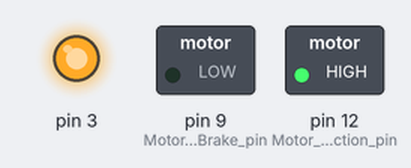
Recording of a sketch running on a simulated Arduino Uno, built with avr-gcc and run on an emulated ATmega328P. Parts: switched loads named in the sketch (green lamp = pin HIGH), output pins drawn as LEDs (lit = HIGH).

Above: at 0.05 s.
At 3.95 s:
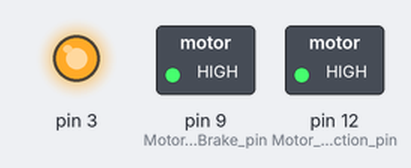
At 5.95 s:
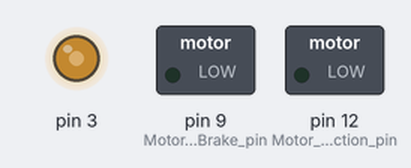
At 7.95 s:
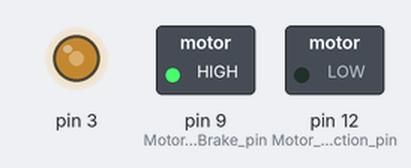
Timing chart, 0 to 10.4 s (numbered marks = the images above):
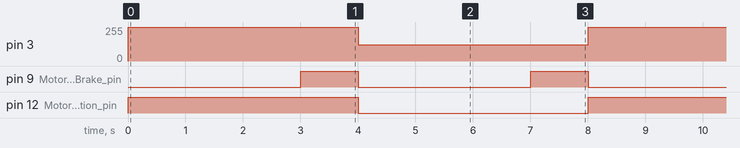

Measured:
- by itself, pin 3: alternates 255/255 for 4.0 s and 123/255 for 4.0 s
- by itself, pin 9 (Motor_A_Brake_pin): alternates HIGH for 1.0 s and LOW for 3.0 s
- by itself, pin 12 (Motor_A_Direction_pin): alternates HIGH for 4.0 s and LOW for 4.0 s

The sketch:

Arduino_Motor_Shield_example.ino
```cpp
//Arduino Motor Shield

void setup() {
  //Motor A
  pinMode(12, OUTPUT); //Motor A Direction pin
  pinMode(9, OUTPUT); //Motor A Brake pin
}

void loop() {
  //forward @ full speed
  digitalWrite(12, HIGH); //Establishes forward direction of Channel A
  digitalWrite(9, LOW);   //Disengage the Brake for Channel A
  analogWrite(3, 255);   //Spins the motor on Channel A at full speed

  delay(3000);

  digitalWrite(9, HIGH); //Engage the Brake for Channel A

  delay(1000);

  //backward @ half speed
  digitalWrite(12, LOW); //Establishes backward direction of Channel A
  digitalWrite(9, LOW);   //Disengage the Brake for Channel A
  analogWrite(3, 123);   //Spins the motor on Channel A at half speed

  delay(3000);

  digitalWrite(9, HIGH); //Engage the Brake for Channel A

  delay(1000);

}
```
